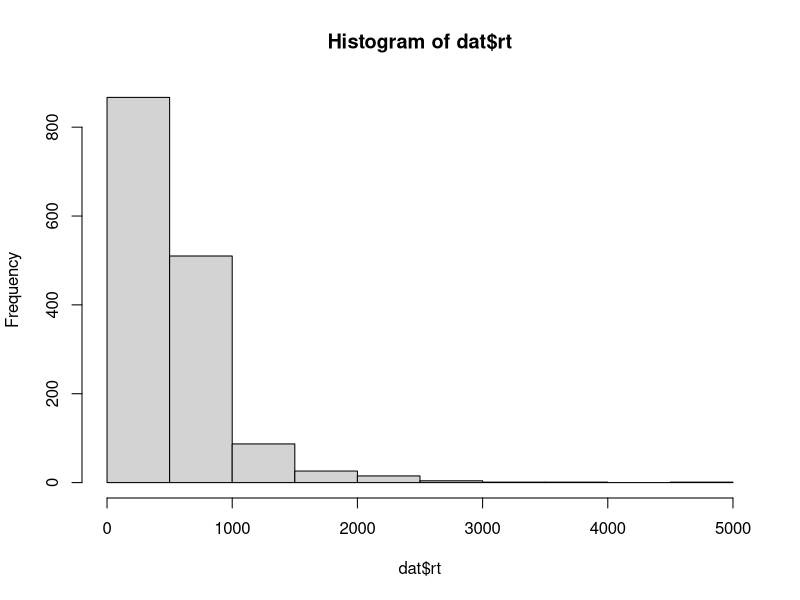
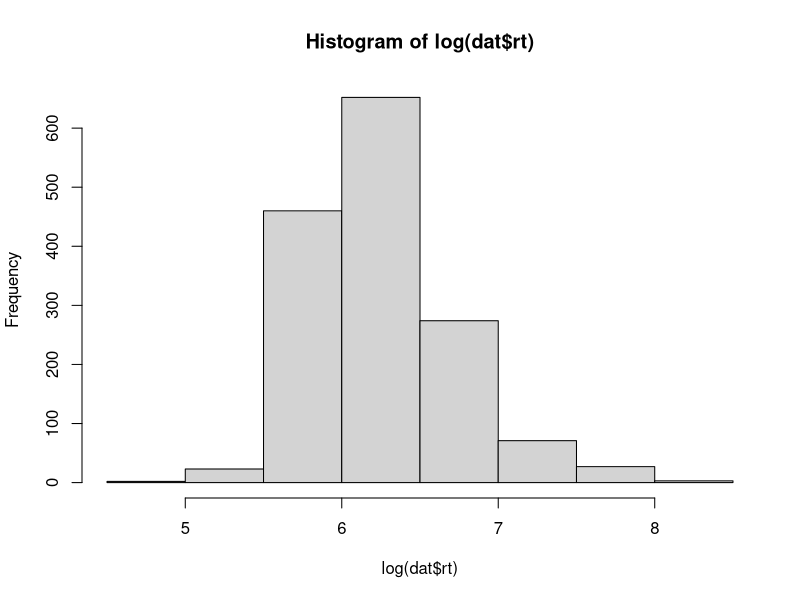
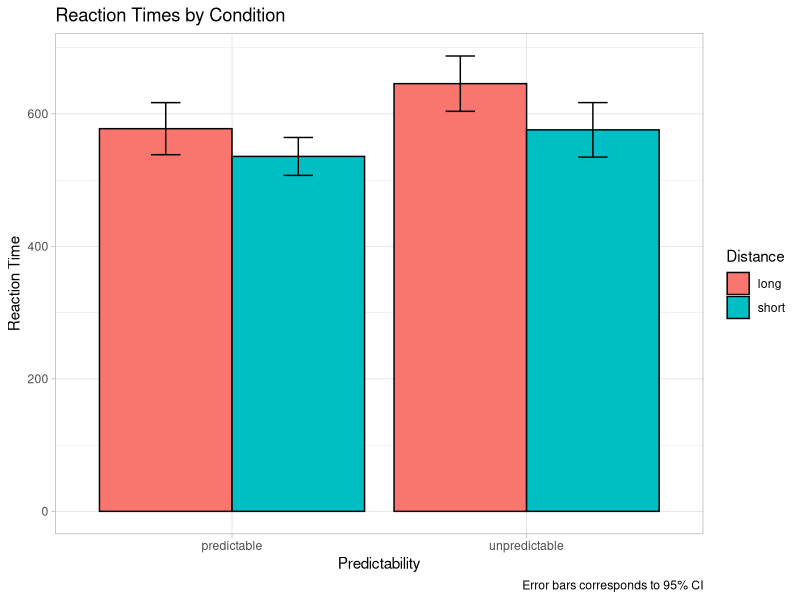
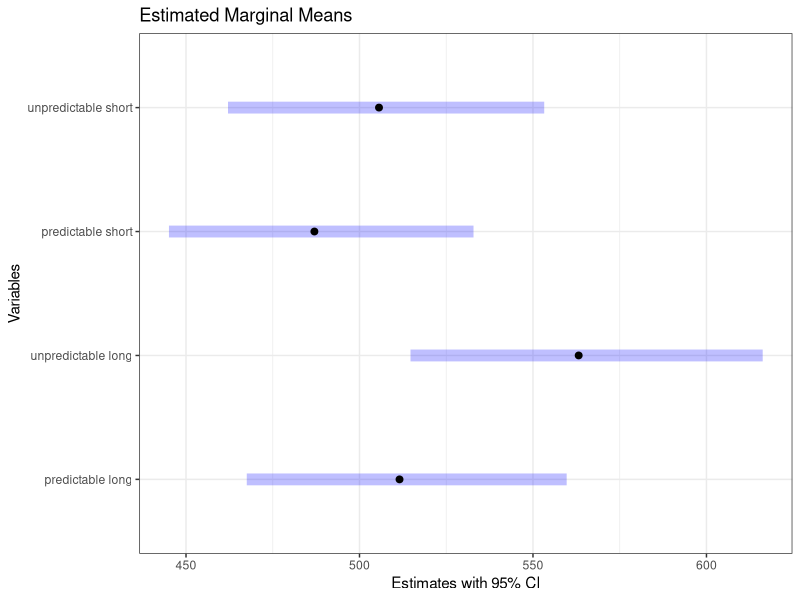

Generate these figures, in order, with R:
## ---- chunk 1
library(lme4)
library(lmerTest)
library(ggplot2)
library(dplyr)
library(emmeans)
## ---- chunk 2
dat <- read.table("datasets/persiane1crit.txt", header = TRUE)
## ---- chunk 3
dat$subj <- as.factor(dat$subj)
dat$item <- as.factor(dat$item)
dat$distance <- as.factor(dat$distance)
dat$predictability <- as.factor(dat$predability)
## ---- chunk 4
contrasts(dat$distance) <- 0.5 * contr.sum(2)
contrasts(dat$predictability) <- -0.5 * contr.sum(2)
## ---- chunk 5
hist(dat$rt)
## ---- chunk 6
hist(log(dat$rt))
## ---- chunk 7
dat$logRT <- log(dat$rt)
## ---- chunk 8
df <- dat %>% #filter(rt < 2000) %>% 
  group_by(distance, predictability) %>% 
  summarise(mean_rt = mean(rt),
            sd_rt = sd(rt),
            obs = n()) %>% 
  mutate(se = sd_rt/sqrt(obs),
         lower = mean_rt - 2*se,
         upper = mean_rt + 2*se)
## ---- chunk 9
# Bar plot
p <- ggplot(df, aes(x = predictability, y = mean_rt, fill = distance)) + 
  geom_bar(stat = "identity", color = "black", 
           position = position_dodge()) +
  geom_errorbar(aes(ymin = lower, ymax = upper), width = 0.2,
                 position = position_dodge(0.9)) +
  labs(title = "Reaction Times by Condition",
       caption = "Error bars corresponds to 95% CI",
       x = "Predictability",
       y = "Reaction Time",
       fill = "Distance") + theme_light()
print(p)
## ---- chunk 10
m1 <- lmer(log(rt) ~ predictability*distance +
             (1 + predictability + distance | subj) +
             (1 + predictability + distance | item),
           data = dat)

summary(m1)
## ---- chunk 11
m2 <- lmer(log(rt) ~ predictability*distance +
             (1 | subj) +
             (1 | item),
           data = dat)

summary(m2)
## ---- chunk 12
confint(m2, oldNames = FALSE)
## ---- chunk 13
# Estimates
a <- summary(m2)$coefficients[1, 1]
bp <- summary(m2)$coefficients[2, 1]
bd <- summary(m2)$coefficients[3, 1]
bi <- summary(m2)$coefficients[4, 1]
## ---- chunk 14
pred <- exp(a + -0.5 * bp)
unpred <- exp(a + 0.5 * bp)

unpred - pred
## ---- chunk 15
## Pairwise comparison
emm.m2.pred <- emmeans(m2, ~ predictability, type = "response")

# 95% CI
summary(emm.m2.pred)
## ---- chunk 16
long <- exp(a + 0.5 * bd)
short <- exp(a + -0.5 * bd)

long - short
## ---- chunk 17
## Pairwise comparison
emm.m2.dist <- emmeans(m2, ~ distance, type = "response")

# 95% CI
summary(emm.m2.dist)
## ---- chunk 18
pred_long <- exp(a + -0.5 * bp + 0.5 * bd + -0.25 * bi)
pred_short <- exp(a + -0.5 * bp + -0.5 * bd + 0.25 * bi)
unpred_long <- exp(a + 0.5 * bp + 0.5 * bd + 0.25 * bi)
unpred_short <- exp(a + 0.5 * bp + -0.5 * bd + -0.25 * bi)
## ---- chunk 19
emm.m2.int <- emmeans(m2, ~ predictability*distance, type = "response")

summary(emm.m2.int)

pairs(emm.m2.int, adjust = "tukey")
## ---- chunk 20
m <- plot(emm.m2.int, ylab = "Variables", xlab = "Estimates with 95% CI")
m + theme_bw() + labs(title = "Estimated Marginal Means")
## ---- chunk 21
bysubj <- aggregate(logRT ~ subj + predictability + distance, dat, mean)

byitem <- aggregate(logRT ~ item + predictability + distance, dat, mean)
## ---- chunk 22
f1.anova <- aov(logRT ~ predictability*distance + Error(subj/(predictability*distance)), data = bysubj)

f2.anova <- aov(logRT ~ predictability*distance + Error(item/(predictability*distance)), data = byitem)
## ---- chunk 23
summary(f1.anova)
## ---- chunk 24
summary(f2.anova)
